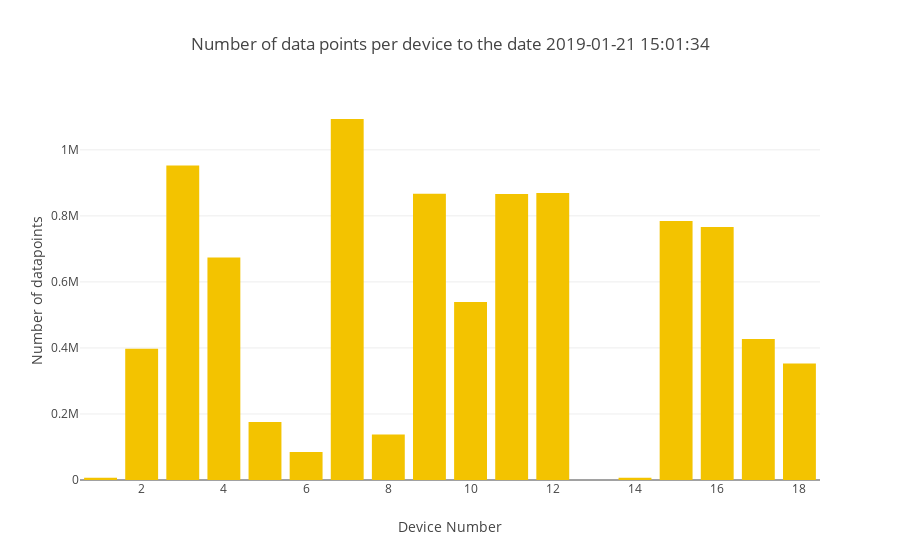

Notebook code for this chart:
### Markdown cell above
Plotting device numbers and number of data points.

### Code cell
simple_bar_plot(xvalues=device_numbers,
                yvalues=ping_counts,
                name="ping datapoints",
                title="Number of data points per device to the date "+ starting_point,
                ytitle="Number of datapoints")

### Figure 1 — Plotly figure (JSON) as saved in the notebook; plotly's stock layout.template omitted (floating-point values rounded to 4 significant figures)
{"data": [{"marker": {"color": "F3C300"}, "name": "ping datapoints", "type": "bar", "x": [1, 2, 3, 4, 5, 6, 7, 8, 9, 10, 11, 12, 13, 14, 15, 16, 17, 18], "y": [7025, 397617, 952525, 674108, 175987, 84990, 1093387, 137579, 866642, 539314, 866586, 869370, 285, 6905, 784621, 766056, 427297, 352988]}], "layout": {"barmode": "stack", "title": "Number of data points per device to the date 2019-01-21 15:01:34", "xaxis": {"title": "Device Number"}, "yaxis": {"title": "Number of datapoints"}}}
